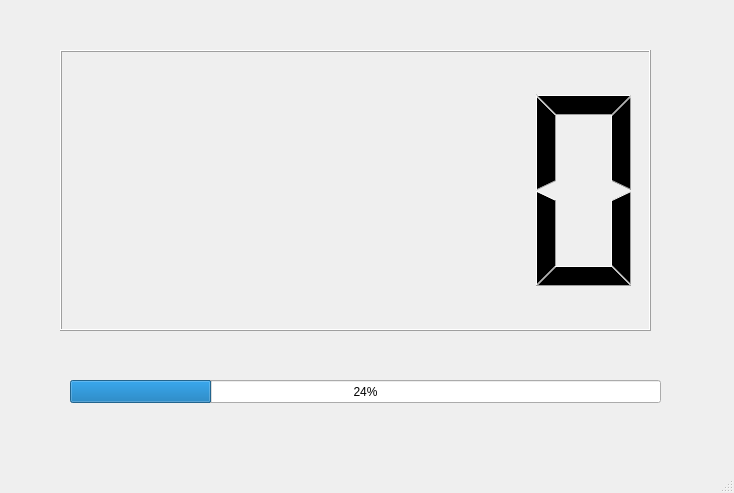
<?xml version="1.0" encoding="UTF-8"?>
<ui version="4.0">
 <class>MainWindow</class>
 <widget class="QMainWindow" name="MainWindow">
  <property name="geometry">
   <rect>
    <x>0</x>
    <y>0</y>
    <width>734</width>
    <height>493</height>
   </rect>
  </property>
  <property name="windowTitle">
   <string>MainWindow</string>
  </property>
  <widget class="QWidget" name="centralwidget">
   <widget class="QLCDNumber" name="lcdNumber">
    <property name="geometry">
     <rect>
      <x>60</x>
      <y>50</y>
      <width>591</width>
      <height>281</height>
     </rect>
    </property>
    <property name="mouseTracking">
     <bool>false</bool>
    </property>
   </widget>
   <widget class="QProgressBar" name="progressBar">
    <property name="geometry">
     <rect>
      <x>70</x>
      <y>380</y>
      <width>591</width>
      <height>23</height>
     </rect>
    </property>
    <property name="value">
     <number>24</number>
    </property>
   </widget>
  </widget>
  <widget class="QMenuBar" name="menubar">
   <property name="geometry">
    <rect>
     <x>0</x>
     <y>0</y>
     <width>734</width>
     <height>21</height>
    </rect>
   </property>
   <property name="mouseTracking">
    <bool>false</bool>
   </property>
  </widget>
  <widget class="QStatusBar" name="statusbar"/>
 </widget>
 <resources/>
 <connections/>
</ui>
